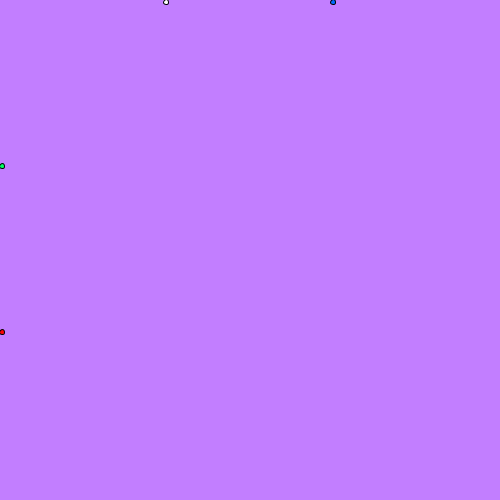
Frame 1 (no input)
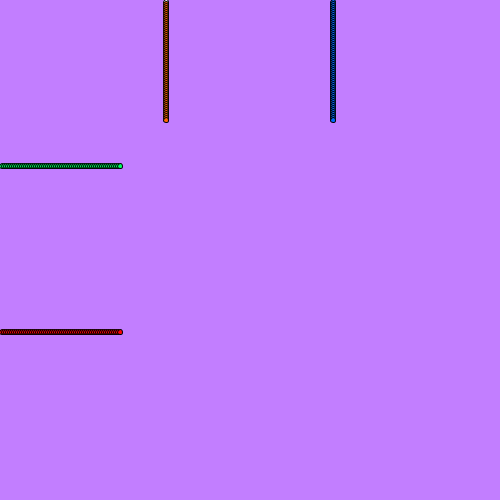
Frame 60 (the mouse pressed at the canvas centre just before this capture)
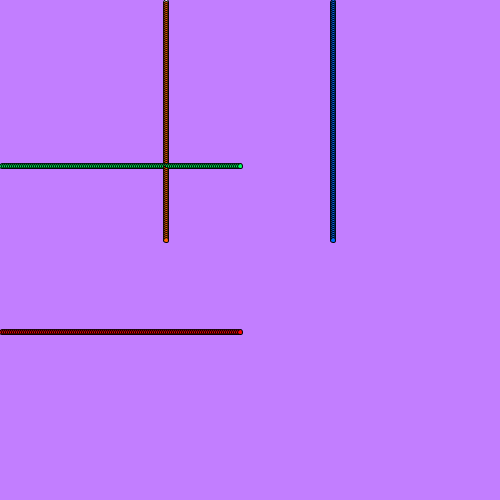
Frame 120 (the mouse held since frame 60 and released just before this capture)

The Processing sketch that drew these frames (run headless with seeded random() and noise(); from frame 60 on, the mouse is pressed at the canvas centre):

// Processing sketch: processing_158542
// ── processing_158542.pde

int perro = 0;
void setup () {
  size(500, 500);
  background(194, 126, 255);
}

void draw() {
  perro = perro+2;
  ellipse(width/3, perro, 5, 5);
  fill(0, 108, 255);
  ellipse((width/1.5), perro, 5, 5);
  fill(0, 255, 99);
  ellipse(perro, height/3, 5, 5);
  fill(252, 3, 3);
  ellipse(perro, ((height/3)*2), 5, 5);
  fill(255, 102, 0);
}
